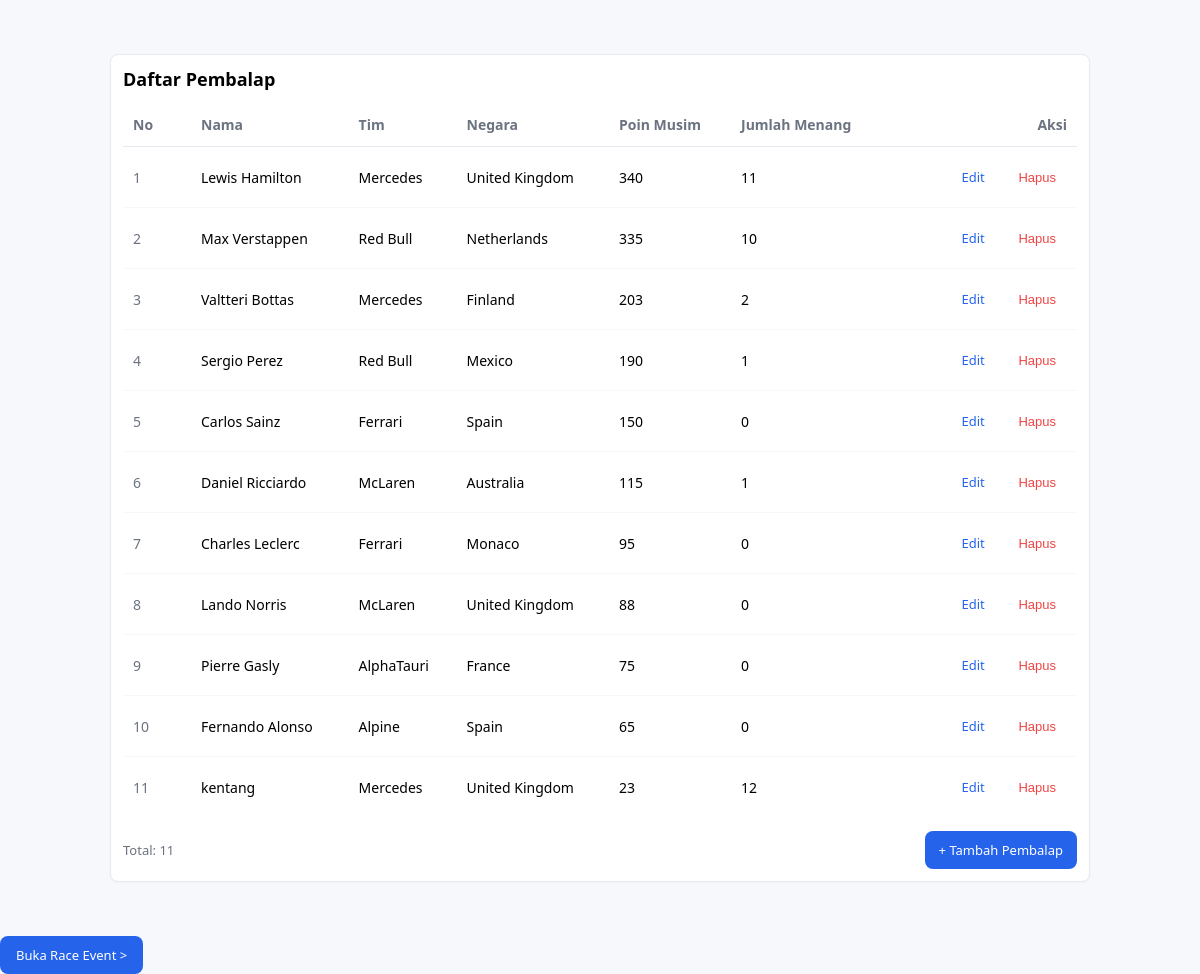
Screenshot of /ProjectMVP/index.php with the database file from the repository.
### tables this page shows
CREATE TABLE `pembalap` (
  `id` int(11) NOT NULL,
  `nama` varchar(255) NOT NULL,
  `tim` varchar(255) NOT NULL,
  `negara` varchar(255) NOT NULL,
  `poinMusim` int(11) DEFAULT 0,
  `jumlahMenang` int(11) DEFAULT 0
);

### ProjectMVP/Models/DB.php (called while the page is built, shortened)
<?php
class DB{
    private $host = "localhost";
    private $db_name = "";
    private $username = "";
    private $password = "";
    private $conn;
    private $result;
    function __construct($host, $db_name, $username, $password) {
        $this->host = $host;
        $this->db_name = $db_name;
        $this->username = $username;
        $this->password = $password;
        $this->conn = $this->connect();
    }
    public function connect() {
        $conn = null;
        try {
            $dsn = "mysql:host={$this->host};dbname={$this->db_name};charset=utf8mb4";
            $options = [
                PDO::ATTR_ERRMODE => PDO::ERRMODE_EXCEPTION,
                PDO::ATTR_DEFAULT_FETCH_MODE => PDO::FETCH_ASSOC,
                PDO::ATTR_EMULATE_PREPARES => false,
            ];
            $conn = new PDO($dsn, $this->username, $this->password, $options);
        } catch (PDOException $exception) {
            throw new RuntimeException("Koneksi gagal: " . $exception->getMessage(), 0, $exception);
        }
        return $conn;
    }
    public function executeQuery($query, $params = []) {
        try {
            $stmt = $this->conn->prepare($query);
            $stmt->execute($params);
            $this->result = $stmt;
            return $stmt;
        } catch (PDOException $e) {
            throw new RuntimeException('Query gagal: ' . $e->getMessage(), 0, $e);
        }
    }
    public function getAllResult() {
        return $this->result->fetchAll(PDO::FETCH_ASSOC);
    }
}
?>

### ProjectMVP/presenters/PresenterPembalap.php (called while the page is built, shortened)
<?php
include_once(__DIR__ . "/KontrakPresenter.php");
include_once(__DIR__ . "/../models/TabelPembalap.php");
include_once(__DIR__ . "/../models/Pembalap.php");
include_once(__DIR__ . "/../views/ViewPembalap.php");
class PresenterPembalap implements KontrakPresenter
{
    private $tabelPembalap;
    private $viewPembalap;
    private $listPembalap = [];
    public function __construct($tabelPembalap, $viewPembalap)
    {
        $this->tabelPembalap = $tabelPembalap;
        $this->viewPembalap = $viewPembalap;
        $this->initListPembalap();
    }
    public function initListPembalap()
    {
        $data = $this->tabelPembalap->getAllPembalap();
        $this->listPembalap = [];
        foreach ($data as $item) {
            $pembalap = new Pembalap(
                $item['id'],
                $item['nama'],
                $item['tim'],
                $item['negara'],
                $item['poinMusim'],
                $item['jumlahMenang']
            );
            $this->listPembalap[] = $pembalap;
        }
    }
    public function tampilkanPembalap(): string
    {
        return $this->viewPembalap->tampilPembalap($this->listPembalap);
    }
}

### ProjectMVP/Models/TabelPembalap.php (called while the page is built, shortened)
<?php
include_once ("models/DB.php");
class TabelPembalap extends DB implements KontrakModel {
    public function getAllPembalap(): array {
        $query = "SELECT * FROM pembalap";
        $this->executeQuery($query);
        return $this->getAllResult();
    }
}

### ProjectMVP/Models/Pembalap.php (called while the page is built, shortened)
<?php
class Pembalap{
    private $id;
    private $nama;
    private $tim;
    private $negara;
    private $poinMusim;
    private $jumlahMenang;
    public function __construct($id, $nama, $tim, $negara, $poinMusim, $jumlahMenang){
        $this->id = $id;
        $this->nama = $nama;
        $this->tim = $tim;
        $this->negara = $negara;
        $this->poinMusim = $poinMusim;
        $this->jumlahMenang = $jumlahMenang;
    }
    public function getId(){
        return $this->id;
    }
    public function getNama(){
        return $this->nama;
    }
    public function getTim(){
        return $this->tim;
    }
    public function getNegara(){
        return $this->negara;
    }
    public function getPoinMusim(){
        return $this->poinMusim;
    }
    public function getJumlahMenang(){
        return $this->jumlahMenang;
    }
}
?>

### ProjectMVP/views/ViewPembalap.php (the view, shortened to what this page needs)
<?php
include_once ("models/Pembalap.php");
class ViewPembalap implements KontrakView{
    public function tampilPembalap($listPembalap): string {
        $tbody = '';
        $no = 1;
        foreach($listPembalap as $pembalap){
            $tbody .= '<tr>';
            $tbody .= '<td class="col-id">'. $no .'</td>';
            $tbody .= '<td>'. htmlspecialchars($pembalap->getNama()) .'</td>';
            $tbody .= '<td>'. htmlspecialchars($pembalap->getTim()) .'</td>';
            $tbody .= '<td>'. htmlspecialchars($pembalap->getNegara()) .'</td>';
            $tbody .= '<td>'. htmlspecialchars($pembalap->getPoinMusim()) .'</td>';
            $tbody .= '<td>'. htmlspecialchars($pembalap->getJumlahMenang()) .'</td>';
            $tbody .= '<td class="col-actions">
                    <a href="index.php?screen=edit&id='. $pembalap->getId() .'" class="btn btn-edit">Edit</a>
                    <button data-id="'. $pembalap->getId() .'" class="btn btn-delete">Hapus</button>
                  </td>';
            $tbody .= '</tr>';
            $no++;
        }
        $templatePath = __DIR__ . '/../template/skin.html';
        if (file_exists($templatePath)) {
            $template = file_get_contents($templatePath);
            $template = str_replace('', $tbody, $template);
            $total = count($listPembalap);
            $template = str_replace('Total:', 'Total: ' . $total, $template);
            return $template;
        }
        return $tbody;
    }
}
?>

### ProjectMVP/index.php (shortened to what this page needs)
<?php
include_once("models/DB.php");
include("models/TabelPembalap.php");
include("views/ViewPembalap.php");
include("presenters/PresenterPembalap.php");
$tabelPembalap = new TabelPembalap('localhost', 'mvp_db', 'root', '');
$viewPembalap = new ViewPembalap();
$presenterPembalap = new PresenterPembalap($tabelPembalap, $viewPembalap);
echo $presenterPembalap->tampilkanPembalap();
echo '
<div style="margin-top:20px;">
    <a href="index.php?module=raceevent"
       class="btn btn-add"
       style="padding:10px 16px; display:inline-block;">
        Buka Race Event >
    </a>
</div>';
?>

### rows the page displays
pembalap: nama "Lewis Hamilton", tim "Mercedes", negara "United Kingdom", poinMusim "340", jumlahMenang "11"
pembalap: nama "Max Verstappen", tim "Red Bull", negara "Netherlands", poinMusim "335", jumlahMenang "10"
pembalap: nama "Valtteri Bottas", tim "Mercedes", negara "Finland", poinMusim "203", jumlahMenang "2"
pembalap: nama "Sergio Perez", tim "Red Bull", negara "Mexico", poinMusim "190", jumlahMenang "1"
pembalap: nama "Carlos Sainz", tim "Ferrari", negara "Spain", poinMusim "150", jumlahMenang "0"
pembalap: nama "Daniel Ricciardo", tim "McLaren", negara "Australia", poinMusim "115", jumlahMenang "1"
pembalap: nama "Charles Leclerc", tim "Ferrari", negara "Monaco", poinMusim "95", jumlahMenang "0"
pembalap: nama "Lando Norris", tim "McLaren", negara "United Kingdom", poinMusim "88", jumlahMenang "0"
pembalap: nama "Pierre Gasly", tim "AlphaTauri", negara "France", poinMusim "75", jumlahMenang "0"
pembalap: nama "Fernando Alonso", tim "Alpine", negara "Spain", poinMusim "65", jumlahMenang "0"
pembalap: nama "kentang", tim "Mercedes", negara "United Kingdom", poinMusim "23", jumlahMenang "12"

### other values shown
$presenterPembalap->tampilkanPembalap() "Daftar Pembalap No Nama Tim Negara Poin Musim Jumlah Menang Aksi Total: 11 + Tambah Pembalap"
